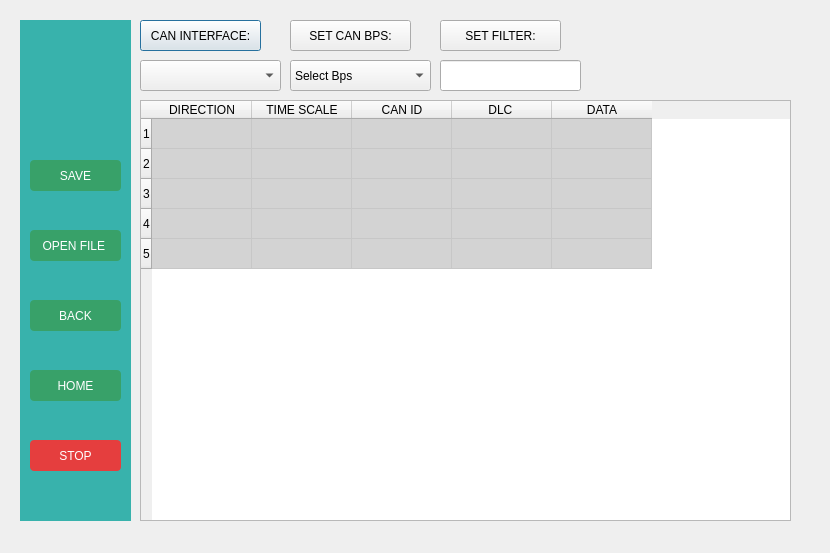
<?xml version="1.0" encoding="UTF-8"?>
<ui version="4.0">
 <class>Hyundai_monitor</class>
 <widget class="QDialog" name="Hyundai_monitor">
  <property name="geometry">
   <rect>
    <x>0</x>
    <y>0</y>
    <width>830</width>
    <height>553</height>
   </rect>
  </property>
  <property name="windowTitle">
   <string>Dialog</string>
  </property>
  <widget class="QPushButton" name="btCANInterface">
   <property name="geometry">
    <rect>
     <x>140</x>
     <y>20</y>
     <width>121</width>
     <height>31</height>
    </rect>
   </property>
   <property name="text">
    <string>CAN INTERFACE:</string>
   </property>
  </widget>
  <widget class="QPushButton" name="btCANFilter">
   <property name="geometry">
    <rect>
     <x>440</x>
     <y>20</y>
     <width>121</width>
     <height>31</height>
    </rect>
   </property>
   <property name="text">
    <string>SET FILTER:</string>
   </property>
  </widget>
  <widget class="QWidget" name="sidebar" native="true">
   <property name="geometry">
    <rect>
     <x>20</x>
     <y>20</y>
     <width>111</width>
     <height>501</height>
    </rect>
   </property>
   <property name="styleSheet">
    <string notr="true">background-color: #38B2AC;
</string>
   </property>
   <widget class="QPushButton" name="buttonHome">
    <property name="geometry">
     <rect>
      <x>10</x>
      <y>350</y>
      <width>91</width>
      <height>31</height>
     </rect>
    </property>
    <property name="styleSheet">
     <string notr="true">background-color: #38A169; color: white;
border-radius: 4px;</string>
    </property>
    <property name="text">
     <string>HOME</string>
    </property>
   </widget>
   <widget class="QPushButton" name="buttonReturn">
    <property name="geometry">
     <rect>
      <x>10</x>
      <y>280</y>
      <width>91</width>
      <height>31</height>
     </rect>
    </property>
    <property name="styleSheet">
     <string notr="true">background-color: #38A169; color: white;
border-radius: 4px;</string>
    </property>
    <property name="text">
     <string>BACK</string>
    </property>
   </widget>
   <widget class="QPushButton" name="buttonSave">
    <property name="geometry">
     <rect>
      <x>10</x>
      <y>140</y>
      <width>91</width>
      <height>31</height>
     </rect>
    </property>
    <property name="styleSheet">
     <string notr="true">background-color: #38A169; color: white;
border-radius: 4px;</string>
    </property>
    <property name="text">
     <string>SAVE</string>
    </property>
   </widget>
   <widget class="QLabel" name="labelMazda">
    <property name="geometry">
     <rect>
      <x>10</x>
      <y>10</y>
      <width>91</width>
      <height>101</height>
     </rect>
    </property>
    <property name="styleSheet">
     <string notr="true">image: url(:/Car_logos/hyundai logo.png);</string>
    </property>
    <property name="text">
     <string/>
    </property>
   </widget>
   <widget class="QPushButton" name="buttonStop">
    <property name="geometry">
     <rect>
      <x>10</x>
      <y>420</y>
      <width>91</width>
      <height>31</height>
     </rect>
    </property>
    <property name="styleSheet">
     <string notr="true">background-color: #E53E3E; color: white;
border-radius: 4px;</string>
    </property>
    <property name="text">
     <string>STOP</string>
    </property>
   </widget>
   <widget class="QPushButton" name="buttonOpenFile">
    <property name="geometry">
     <rect>
      <x>10</x>
      <y>210</y>
      <width>91</width>
      <height>31</height>
     </rect>
    </property>
    <property name="styleSheet">
     <string notr="true">background-color: #38A169; color: white;
border-radius: 4px;</string>
    </property>
    <property name="text">
     <string>OPEN FILE </string>
    </property>
   </widget>
  </widget>
  <widget class="QComboBox" name="cmbCANInterface">
   <property name="geometry">
    <rect>
     <x>140</x>
     <y>60</y>
     <width>141</width>
     <height>31</height>
    </rect>
   </property>
  </widget>
  <widget class="QTableWidget" name="tableWidgetData">
   <property name="geometry">
    <rect>
     <x>140</x>
     <y>100</y>
     <width>651</width>
     <height>421</height>
    </rect>
   </property>
   <property name="styleSheet">
    <string notr="true">QTableWidget::item { background-color: #D3D3D3; }
</string>
   </property>
   <property name="rowCount">
    <number>5</number>
   </property>
   <property name="columnCount">
    <number>5</number>
   </property>
   <row/>
   <row/>
   <row/>
   <row/>
   <row/>
   <column>
    <property name="text">
     <string>DIRECTION</string>
    </property>
   </column>
   <column>
    <property name="text">
     <string>TIME SCALE</string>
    </property>
   </column>
   <column>
    <property name="text">
     <string>CAN ID</string>
    </property>
   </column>
   <column>
    <property name="text">
     <string>DLC </string>
    </property>
   </column>
   <column>
    <property name="text">
     <string>DATA</string>
    </property>
   </column>
  </widget>
  <widget class="QPushButton" name="btCANbps">
   <property name="geometry">
    <rect>
     <x>290</x>
     <y>20</y>
     <width>121</width>
     <height>31</height>
    </rect>
   </property>
   <property name="text">
    <string>SET CAN BPS:</string>
   </property>
  </widget>
  <widget class="QLineEdit" name="IDFilter">
   <property name="geometry">
    <rect>
     <x>440</x>
     <y>60</y>
     <width>141</width>
     <height>31</height>
    </rect>
   </property>
  </widget>
  <widget class="QComboBox" name="cmbCANBaudRate">
   <property name="geometry">
    <rect>
     <x>290</x>
     <y>60</y>
     <width>141</width>
     <height>31</height>
    </rect>
   </property>
   <item>
    <property name="text">
     <string>Select Bps</string>
    </property>
   </item>
   <item>
    <property name="text">
     <string>125000</string>
    </property>
   </item>
   <item>
    <property name="text">
     <string>250000</string>
    </property>
   </item>
   <item>
    <property name="text">
     <string>500000</string>
    </property>
   </item>
   <item>
    <property name="text">
     <string>1000000</string>
    </property>
   </item>
   <item>
    <property name="text">
     <string>2000000</string>
    </property>
   </item>
  </widget>
 </widget>
 <resources/>
 <connections/>
</ui>
